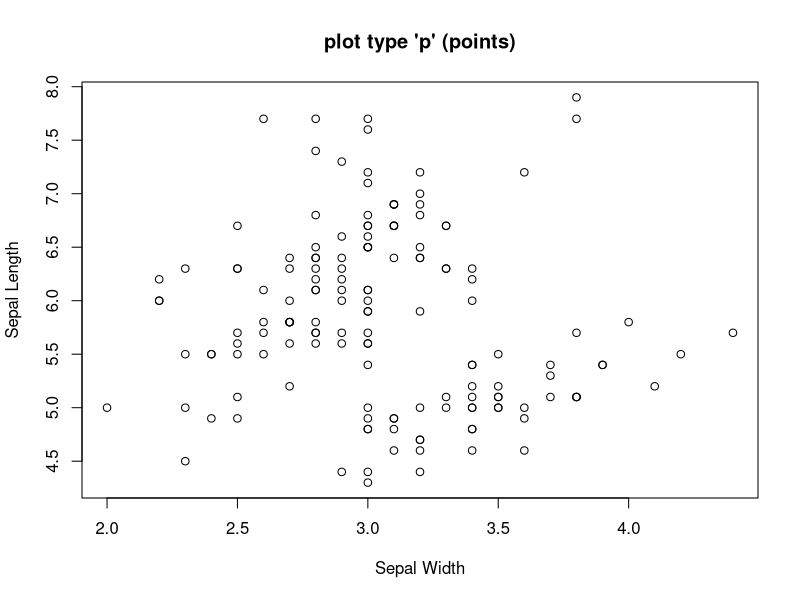
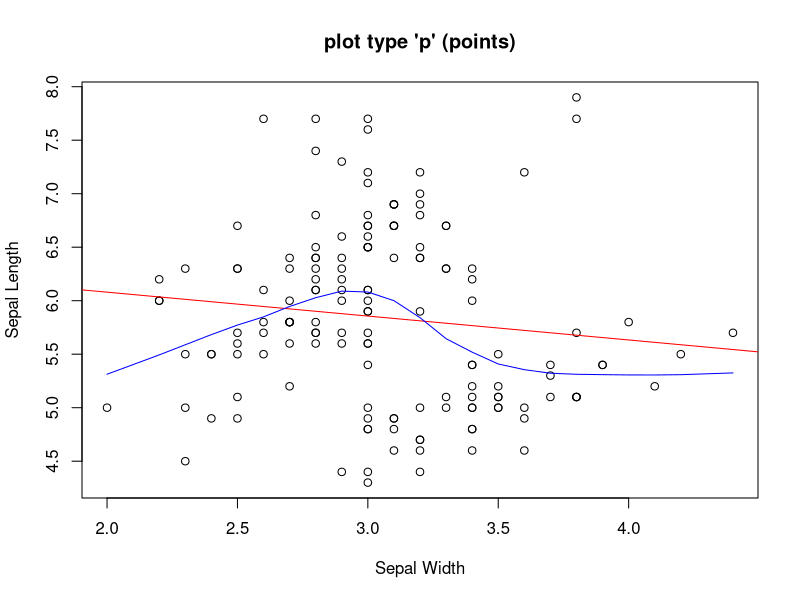
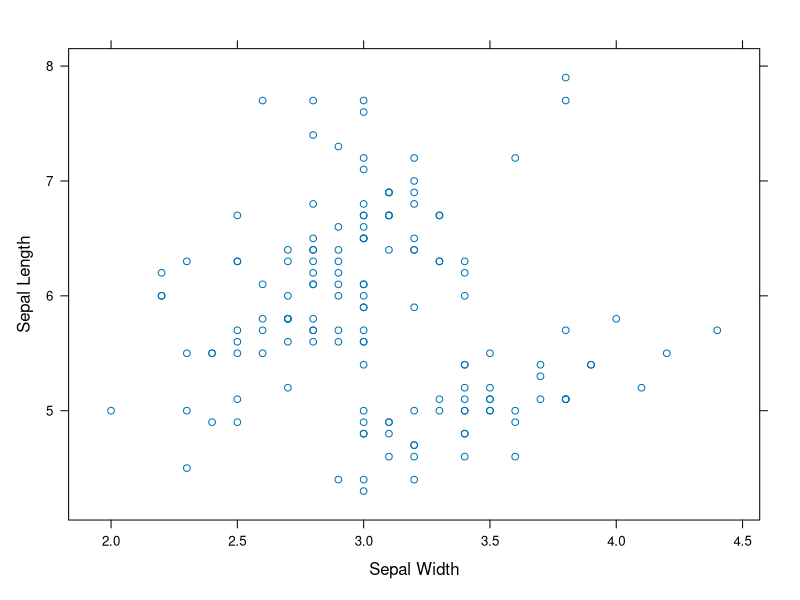
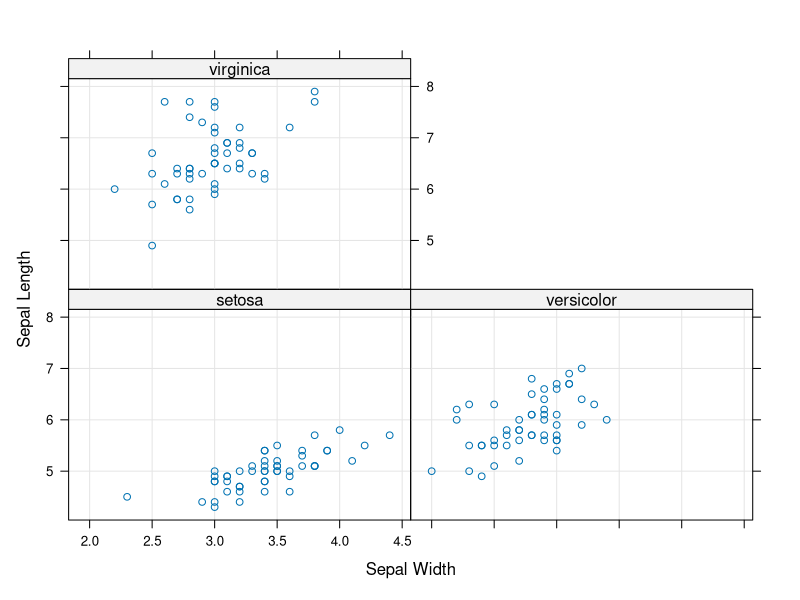
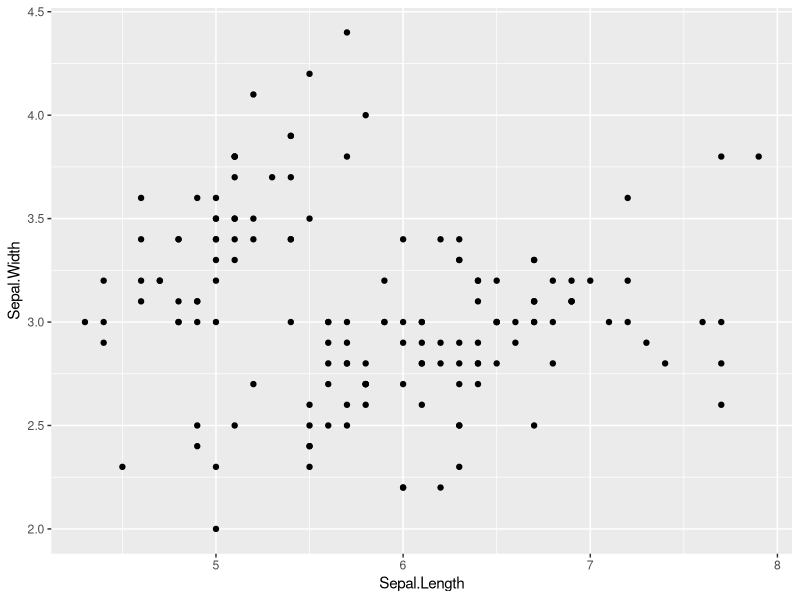
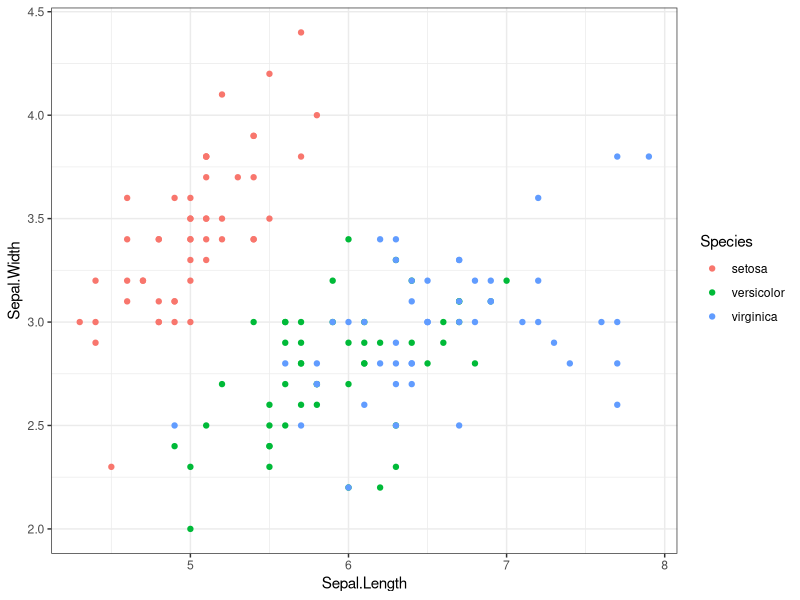
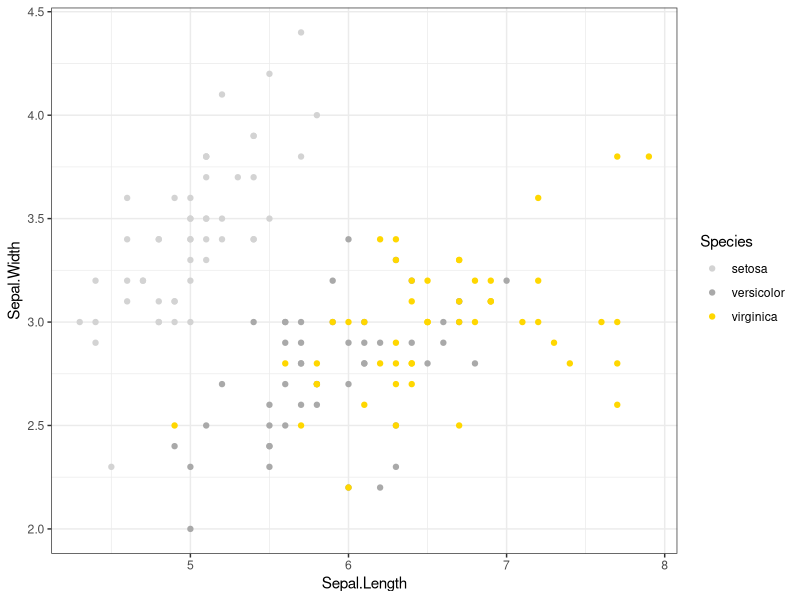

These charts were generated, in order, by the following R code:
## ---- chunk 1
# attach iris
attach(iris)
# inspect  iris data
str(iris)
## ---- chunk 2
# create scatterplot in base
plot(Sepal.Length ~ Sepal.Width, type = "p", data = iris, ylab = "Sepal Length", xlab = "Sepal Width", main = "plot type 'p' (points)")
## ---- chunk 3
# recreate plot
plot(Sepal.Length ~ Sepal.Width, type = "p", data = iris, ylab = "Sepal Length", xlab = "Sepal Width", main = "plot type 'p' (points)")
# add regression line
abline(lm(Sepal.Length ~ Sepal.Width), col="red") # regression line (y~x)
# add smoothed line
lines(lowess(Sepal.Width, Sepal.Length), col="blue") # lowess line (x,y)
## ---- chunk 4
# install and activate lattice package (remove # to activate code)
#install.packages("lattice") 
library(lattice)
## ---- chunk 5
# create scatterplot in lattice
xyplot(Sepal.Length ~ Sepal.Width, ylab = "Sepal Length", xlab = "Sepal Width")
## ---- chunk 6
# create scatterplots with in lattice
xyplot(Sepal.Length ~ Sepal.Width | Species, ylab = "Sepal Length", xlab = "Sepal Width", grid = TRUE)
## ---- chunk 7
# install and activate ggplot2 package (remove # to activate code)
#install.packages("ggplot2")
library(ggplot2)
## ---- chunk 8
ggplot(iris, aes(x=Sepal.Length, y= Sepal.Width)) +
  geom_point()
## ---- chunk 9
ggplot(iris, aes(x=Sepal.Length, y= Sepal.Width, color = Species)) +
  geom_point() +
  theme_bw()
## ---- chunk 10
ggplot(iris, aes(x=Sepal.Length, y= Sepal.Width, color = Species)) +
  geom_point() +
  scale_color_manual(values = c('lightgray', 'darkgrey','gold')) +
#  geom_text(label=c("+", "x", "o")) +
  theme_bw()
